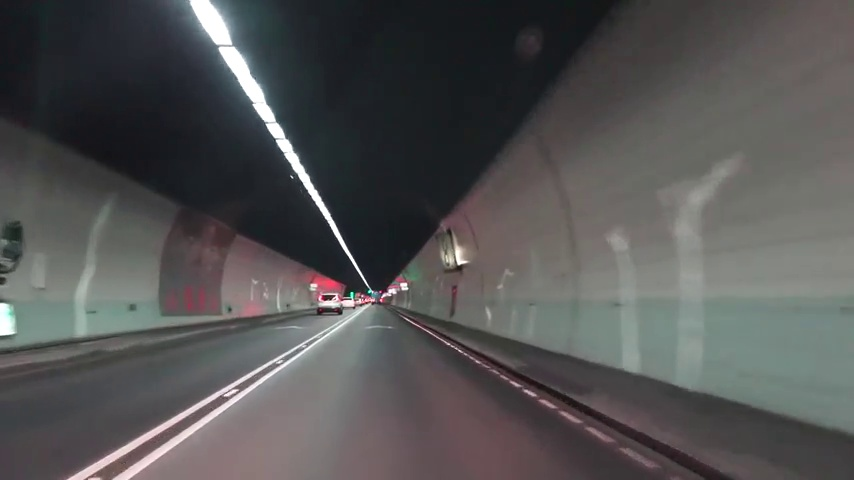
#> input picture Inputs/color.jpg, 854 x 480 px, given in place of input.mp4, which was not available
$ python lane_detection.py
#> lines starting #> are read from the running program, lines starting #| are printed output that depends on the picture; after the words box and inside, x2 and y2 are one past the last pixel; in counts of white or black regions, pixels touching at a corner belong together; pictures that were not available may be replaced by others from this repository, and a replacement may not be noted
import cv2
import numpy as np
import matplotlib.pyplot as plt
import matplotlib.image as img

def canny(inp):

    gray_image = cv2.cvtColor(inp, cv2.COLOR_RGB2GRAY)
    blur = cv2.GaussianBlur(gray_image, (5,5), 0)
    can = cv2.Canny(blur, 50, 150)

    return can

def roi(inp, region_of_interest):

    #channel = inp.shape[2]
    mask = np.zeros_like(inp)
    mask_color = 255
    cv2.fillPoly(mask, region_of_interest, mask_color)
    masked_image = cv2.bitwise_and(inp, mask)

    return masked_image

def coordinates(inp, values):

    slope, intercept = values

    y1 = inp.shape[0]
    y2 = int(y1 - 150)

    x1 = int((y1 - intercept) / slope)
    x2 = int((y2 - intercept) / slope)

    return np.array([x1, y1, x2, y2])

def hough_lines(inp, lines):

    left = []
    right = []

    for line in lines:
        #for x1, x2, y1, y2 in line:
            x1, y1, x2, y2 = line.reshape(4)
            fit = np.polyfit((x1, x2), (y1, y2), 1)
            slope = fit[0]
            intercept = fit[1]

            if slope < 0:
                left.append((slope, intercept))
            else:
                right.append((slope, intercept))

    l_avg = np.average(left, axis=0)
    r_avg = np.average(right, axis=0)

    l_line = coordinates(inp, l_avg)
    r_line = coordinates(inp, r_avg)

    return np.array([l_line, r_line])

def visualize(inp, lines):

    lines_blank = np.zeros_like(inp).astype(np.uint8)

    if lines is not None:
        for x1, y1, x2, y2 in lines:
            cv2.line(lines_blank, (x1, y1), (x2, y2), (0, 127, 127), 5)
            #cv2.fillPoly(lines_blank, np.array([[(x1, y1), (x2, y2)]]), (255,0,0) )
    return lines_blank

# [14 lines of commented-out code are left out]

capture = cv2.VideoCapture("input.mp4")

while (capture.isOpened()):

    get, read = capture.read()
#> read is the input picture: shape (480, 854, 3); mean B, G, R 83.7, 83.6, 84.1

    if get == True:

        region_of_interest = [(0, read.shape[0]), (800, read.shape[0]), (380, 290)]
#> region_of_interest = [(0, 480), (800, 480), (380, 290)]

        can = canny(read)
#> in canny, `can = cv2.Canny(blur, 50, 150)`:
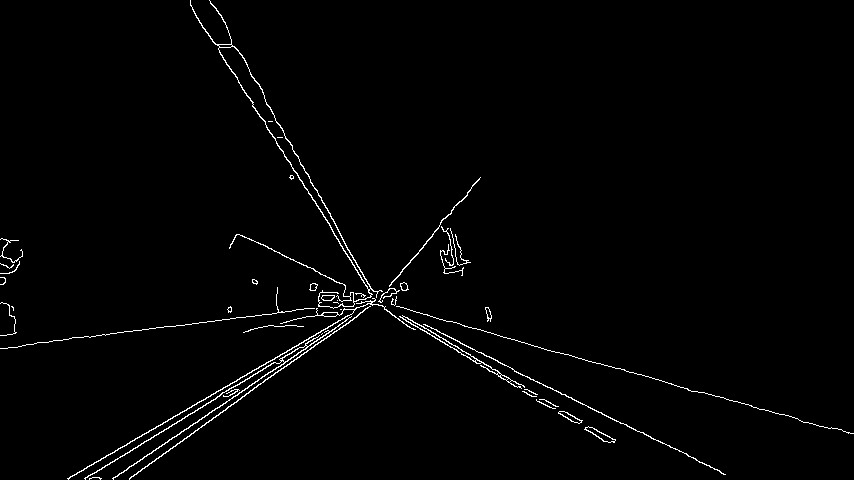
#> can: shape (480, 854); 1.5% white in thin lines or dots
        cropped_region = roi(can, np.array([region_of_interest], np.int32))
#> in roi, `cv2.fillPoly(mask, region_of_interest, mask_color)`:
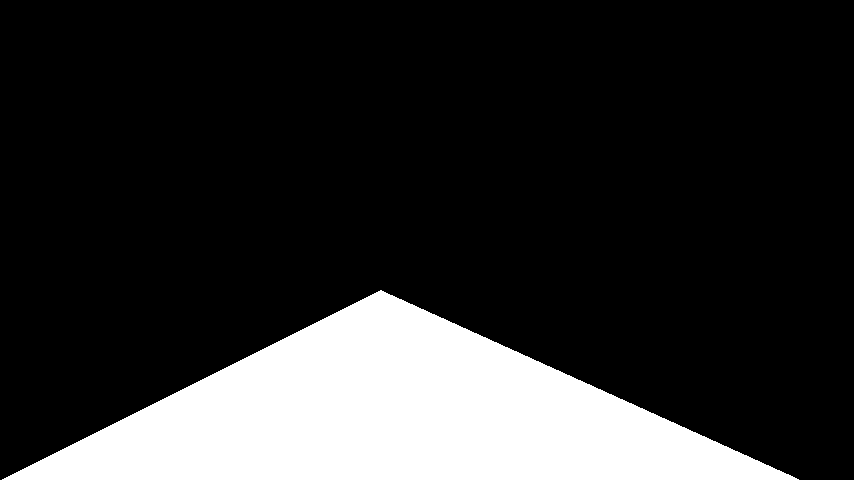
#> mask: shape (480, 854); 18.5% white; 1 white region, box (x1, y1, x2, y2) and area: (2, 290, 799, 480) 75925
#> in roi, `masked_image = cv2.bitwise_and(inp, mask)`:
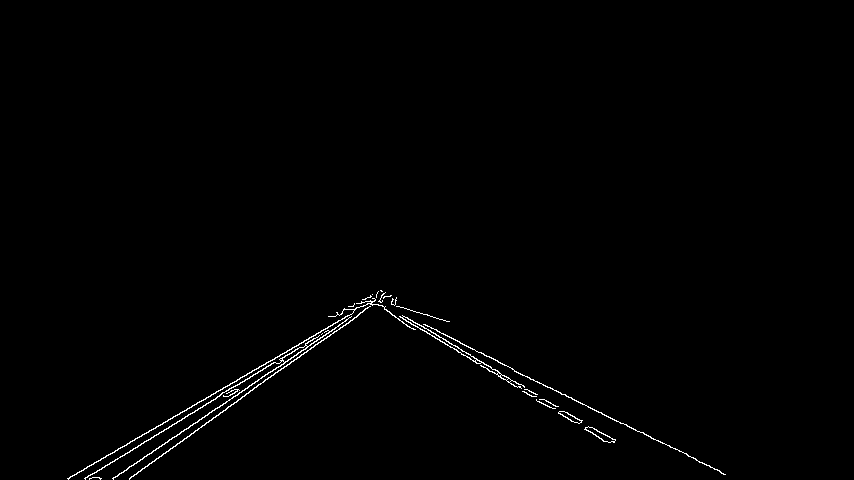
#> masked_image: shape (480, 854); 0.74% white in thin lines or dots, all inside (x1, y1, x2, y2) = (67, 290, 726, 480)
        hough = cv2.HoughLinesP(cropped_region, rho=1, theta=np.pi / 180, threshold=100, lines=np.array([]),
                                minLineLength=100, maxLineGap=50)
#> hough = [[118, 448, 382, 295], [112, 478, 375, 300], [129, 478, 385, 292], [85, 479, 383, 293], [381, 305, 719, 470], [514, 371, 725, 474], [370, 295, 614, 441], [67, 478, 315, 335], [367, 297, 609, 442], [129, 479, 371, 304], [113, 478, 384, 296]]
        hough_transform = hough_lines(read, hough)
#> the loop in hough_lines, `for line in lines:` made 11 passes
#> (x1, y1, x2, y2, slope, intercept) on passes 1 to 11: (118, 448, 382, 295, -0.58, 516.4), (112, 478, 375, 300, -0.677, 553.8), (129, 478, 385, 292, -0.727, 571.7), (85, 479, 383, 293, -0.624, 532.1), (381, 305, 719, 470, 0.488, 119), (514, 371, 725, 474, 0.488, 120.1), (370, 295, 614, 441, 0.598, 73.61), (67, 478, 315, 335, -0.577, 516.6), (367, 297, 609, 442, 0.599, 77.1), (129, 479, 371, 304, -0.723, 572.3), (113, 478, 384, 296, -0.672, 553.9)
#> after the loop in hough_lines, `for line in lines:`: left = [(-0.58, 516.4), (-0.677, 553.8), (-0.727, 571.7), (-0.624, 532.1), (-0.577, 516.6), (-0.723, 572.3), (-0.672, 553.9)]; right = [(0.488, 119), (0.488, 120.1), (0.598, 73.61), (0.599, 77.1)]
#> in hough_lines, `l_avg = np.average(left, axis=0)`: l_avg = [-0.654, 545.3]
#> in hough_lines, `r_avg = np.average(right, axis=0)`: r_avg = [0.543, 97.45]
#> in coordinates, `slope, intercept = values`: slope = -0.654; intercept = 545.3
#> in coordinates, `x1 = int((y1 - intercept) / slope)`: x1 = 99
#> in coordinates, `x2 = int((y2 - intercept) / slope)`: x2 = 329
#> in hough_lines, `l_line = coordinates(inp, l_avg)`: l_line = [99, 480, 329, 330]
#> in hough_lines, `r_line = coordinates(inp, r_avg)`: r_line = [703, 480, 427, 330]
#> hough_transform = [[99, 480, 329, 330], [703, 480, 427, 330]]
        lines = visualize(read, hough_transform)
#> the loop in visualize, `for x1, y1, x2, y2 in lines:` made 2 passes
#> after the loop in visualize, `for x1, y1, x2, y2 in lines:`:
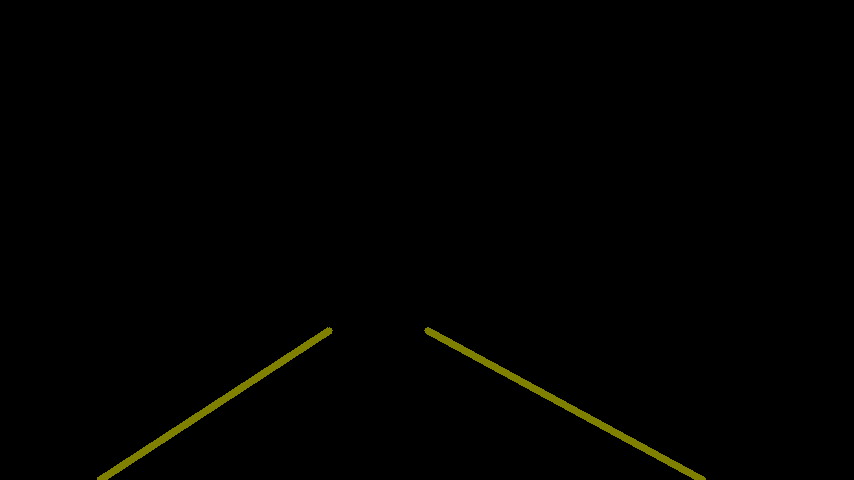
#> lines_blank: shape (480, 854, 3); mean of channels 0, 1, 2 0, 1.3, 1.3; drawn as B, G, R
        out = cv2.addWeighted(read, 0.9, lines, 1, 1)
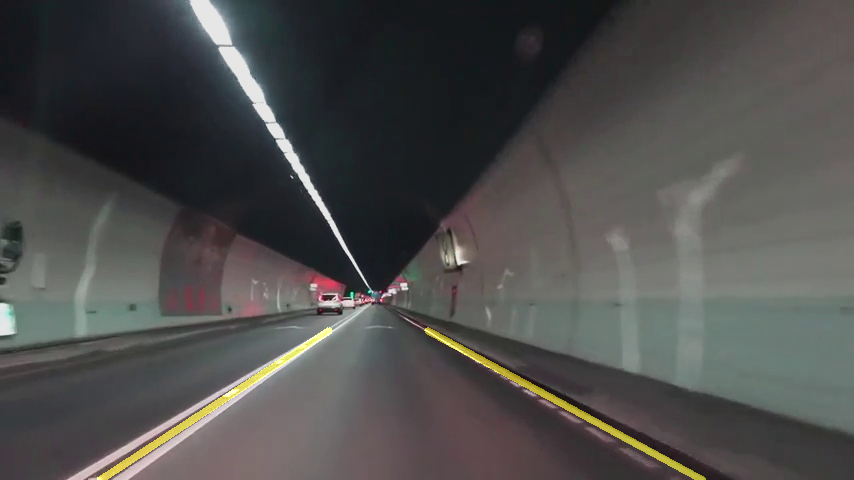
#> out: shape (480, 854, 3); mean B, G, R 76.3, 77.5, 78

        cv2.imshow('frame', out)

        if cv2.waitKey(10) & 0xFF == ord('e'):
#> (key e is pressed here)
            break
    else:
        break

capture.release()
cv2.destroyAllWindows()
#
#
